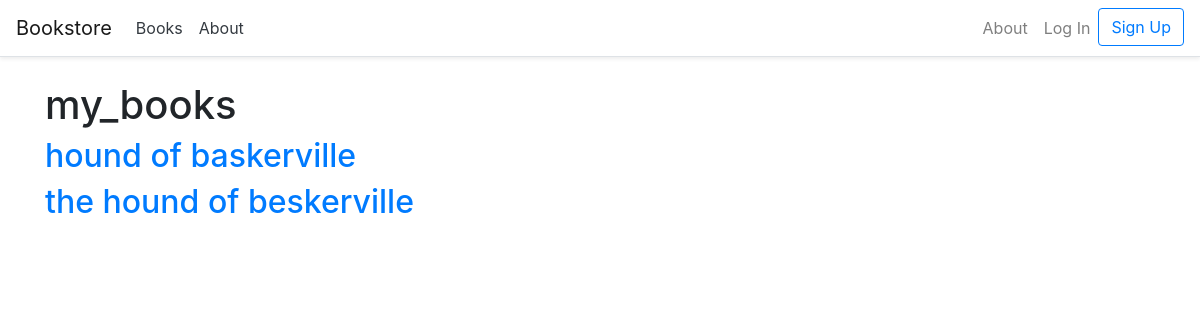
/books/, run on an earlier commit of the app's database.
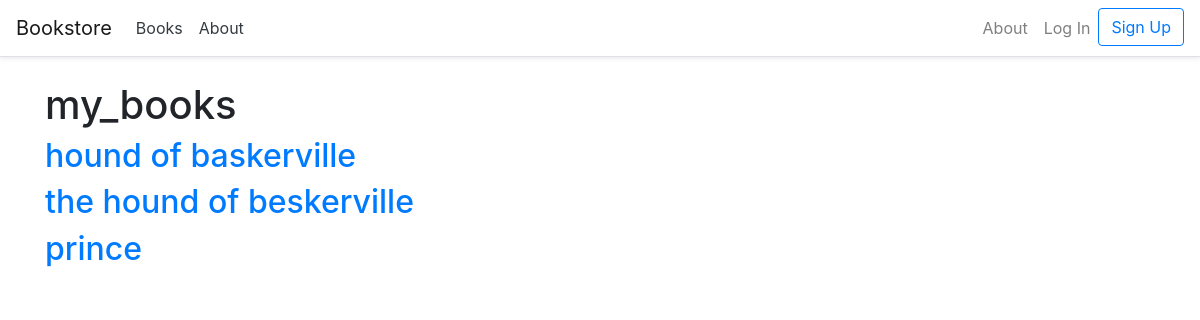
And on a later commit of the database.
### books/models.py (models this page shows, shortened)
class Book(models.Model):
    title = models.CharField(max_length=200)
    author = models.CharField(max_length=100)
    price=models.DecimalField(max_digits=6,decimal_places=2)
    cover=models.ImageField(upload_to='cover/', blank=True)
    class Meta:
        permissions=[
            ('special_status','can read all books')
        ]
    def get_absolute_url(self): # new
        return reverse('book_detail', args=[str(self.id)])

### books/views.py (the view)
# urls.py: path('', BookListView.as_view(), name='book_list'),
class BookListView(ListView):
    model = Book
    context_object_name='book_list'
    template_name = 'books/book_list.html'
    login_url='account_login'

### pages/templates/books/book_list.html (shortened to what this page needs)
{% extends '_base.html' %}
{% block content %}
<h1>my_books</h1>
{% for book in book_list %}
    <div>
        <h2>
            <a href="{{ book.get_absolute_url }}" >{{book.title}}</a>
        </h2>
    </div>
{% endfor %}
{% endblock content %}

### pages/templates/_base.html (shortened to what this page needs)
{% load static %}
<!DOCTYPE html>
<html>
<head>
    <link rel="stylesheet" href="{% static 'css/base.css' %}">
    <link rel="stylesheet" href="https://stackpath.bootstrapcdn.com/bootstrap/4.5.0/css/bootstrap.min.css"
>
</head>
<body>
    <header>
        <nav class="navbar navbar-expand-md navbar-light bg-white border-bottom shadow-sm">
            <a href="{% url 'home' %}" class="navbar-brand font-weight-normal">Bookstore</a>
            <a class="p-2 text-dark" href="{% url 'book_list' %}">Books</a>
            <a class="p-2 text-dark" href="{% url 'about' %}">About</a>
            <div class="collapse navbar-collapse" id="navbarContent">
                <ul class="navbar-nav ml-auto">
                    <li class="nav-item">
                        <a class="nav-link" href="{% url 'about' %}">About</a>
                    </li>
                    {% if user.is_authenticated %}
                    <li class="nav-item">
                        <a class="nav-link" href="{% url 'account_logout' %}">Log Out</a>
                    </li>
                    {% else %}
                    <li class="nav-item">
                        <a class="nav-link" href="{% url 'account_login' %}">Log In</a>
                    </li>
                    <li class="nav-item">
                        <a class="btn btn-outline-primary" href="{% url 'account_signup' %}">Sign Up</a>
                    </li>
                    {% endif %}
                </ul>
            </div>
        </nav>
    </header>
    <div class="container mt-4">
        {% block content %}
        {% endblock content %}
    </div>
</body>
</html>

What changed in the data, as far as the page shows it:
added Book: title "prince"
